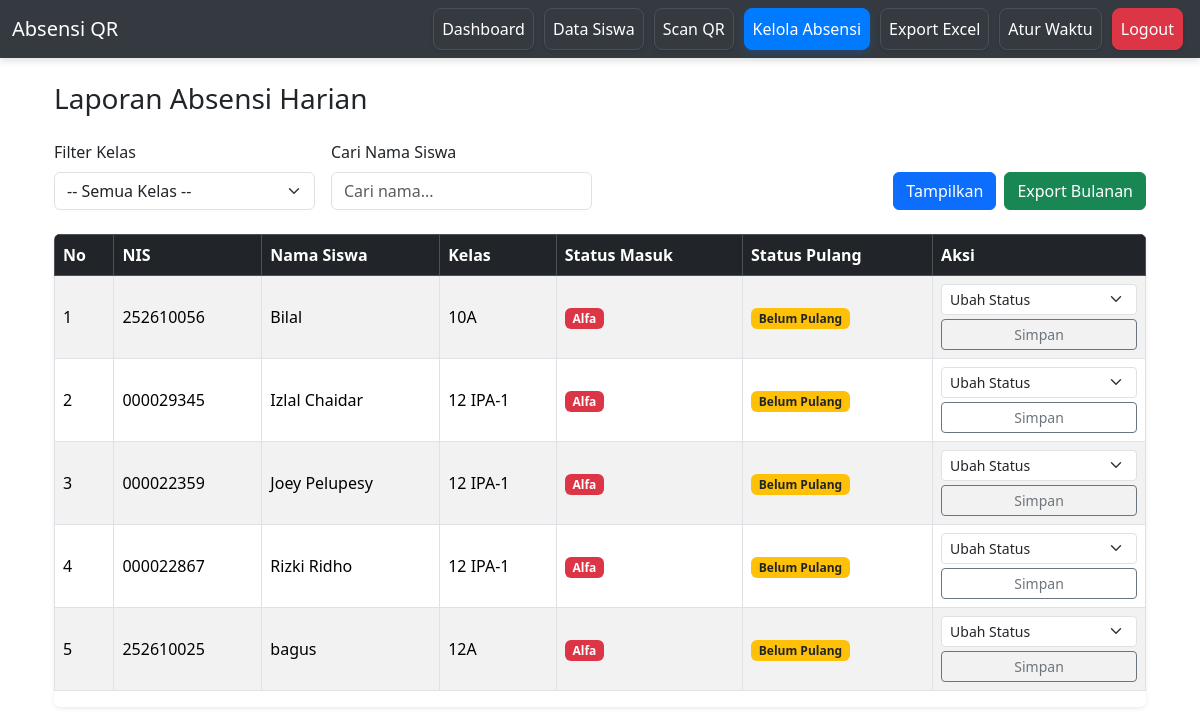
The page /absensi (signed in) on the database its author committed.
### models.py (models this page shows)
class Siswa(db.Model):
    id = db.Column(db.Integer, primary_key=True)  # Kunci utama, nilai unik untuk setiap siswa
    nis = db.Column(db.String(20), unique=True, nullable=False) # NIS, bersifat unik & tidak boleh kosong
    nama = db.Column(db.String(100), nullable=False) # Nama siswa, tidak boleh kosong
    kelas = db.Column(db.String(50)) # Kelas siswa
    no_hp_ortu = db.Column(db.String(20)) # Nomor HP orang tua
    qr_path = db.Column(db.String(200)) # Lokasi file QR code yang disimpan

### app.py (the view, shortened to what this page needs)
@app.route("/absensi", methods=["GET"])
def absensi():
    auth_check = check_admin_session()
    if auth_check:
        return auth_check
    hari_ini = datetime.today().date()
    kelas_list = [k[0] for k in db.session.query(Siswa.kelas).distinct().order_by(Siswa.kelas).all()]
    kelas = request.args.get("kelas")
    siswa_query = Siswa.query
    if kelas:
        siswa_query = siswa_query.filter_by(kelas=kelas)
    semua_siswa = siswa_query.order_by(Siswa.nama.asc()).all()
    nis_list = [s.nis for s in semua_siswa]
    absensi_hari_ini = Absensi.query.filter(
        Absensi.tanggal == hari_ini,
        Absensi.nis.in_(nis_list)
    ).all()
    data_absensi = {}
    for siswa in semua_siswa:
        data_absensi[siswa.nis] = {
            "siswa": siswa,
            "masuk": None,
            "pulang": None
        }
    return render_template(
        "absensi.html",
        data_absensi=data_absensi,
        kelas_list=kelas_list,
        kelas=kelas
    )

### app.py (called while the page is built)
def check_admin_session():
    if "admin" not in session:
        return redirect(url_for("login"))
    return None

### templates/absensi.html (shortened to what this page needs)
{% extends "base.html" %}
{% block content %}
<div class="container my-4">
    <h3 class="mb-4">Laporan Absensi Harian</h3>
    <form method="GET" class="row g-3 mb-4 align-items-end">
        <div class="col-md-3">
            <label for="kelas" class="form-label">Filter Kelas</label>
            <select id="kelas" name="kelas" class="form-select">
                <option value="">-- Semua Kelas --</option>
            </select>
        </div>
        <div class="col-md-3">
            <label for="searchInput" class="form-label">Cari Nama Siswa</label>
            <input type="text" id="searchInput" class="form-control" placeholder="Cari nama...">
        </div>
        <div class="col-md-6 d-flex justify-content-end gap-2">
            <button type="submit" class="btn btn-primary">Tampilkan</button>
            <a href="{{ url_for('export_laporan') }}" class="btn btn-success">
                 Export Bulanan
            </a>
        </div>
    </form>
    <div class="table-responsive shadow-sm rounded">
        <table class="table table-bordered table-striped table-hover align-middle" id="absensiTable">
            <thead class="table-dark">
                <tr>
                    <th>No</th>
                    <th>NIS</th>
                    <th>Nama Siswa</th>
                    <th>Kelas</th>
                    <th>Status Masuk</th>
                    <th>Status Pulang</th>
                    <th>Aksi</th>
                </tr>
            </thead>
            <tbody>
                {% for nis, data in data_absensi.items() %}
                <tr>
                    <td>{{ loop.index }}</td>
                    <td>{{ data.siswa.nis }}</td>
                    <td>{{ data.siswa.nama }}</td>
                    <td>{{ data.siswa.kelas }}</td>
                    <td>
                        {% if data.masuk %}
                            <span class="badge bg-{{ data.masuk.status | get_badge_color }}">{{ data.masuk.status }}</span>
                            {% if data.masuk.waktu %}
                            <br><small class="text-muted">{{ data.masuk.waktu.strftime('%H:%M') }}</small>
                            {% endif %}
                        {% else %}
                            <span class="badge bg-danger">Alfa</span>
                        {% endif %}
                    </td>
                    <td>
                        {% if data.pulang %}
                            <span class="badge bg-{{ data.pulang.status | get_badge_color }}">{{ data.pulang.status }}</span>
                            {% if data.pulang.waktu %}
                            <br><small class="text-muted">{{ data.pulang.waktu.strftime('%H:%M') }}</small>
                            {% endif %}
                        {% else %}
                            <span class="badge bg-warning text-dark">Belum Pulang</span>
                        {% endif %}
                    </td>
                    <td>
                        <form action="{{ url_for('update_absensi', nis=nis) }}" method="POST">
                            <select name="status" class="form-select form-select-sm mb-1" required>
                                <option value="" disabled selected>Ubah Status</option>
                            </select>
                            <button type="submit" class="btn btn-sm btn-outline-secondary w-100">Simpan</button>
                        </form>
                    </td>
                </tr>
                {% else %}
                <tr>
                    <td colspan="7" class="text-center text-muted py-3">Tidak ada data siswa ditemukan.</td>
                </tr>
                {% endfor %}
            </tbody>
        </table>
    </div>
</div>
{% endblock %}

### rows shown on the page
Siswa: siswa.nis "252610056", siswa.nama "Bilal", siswa.kelas "10A"
Siswa: siswa.nis "000029345", siswa.nama "Izlal Chaidar", siswa.kelas "12 IPA-1"
Siswa: siswa.nis "000022359", siswa.nama "Joey Pelupesy", siswa.kelas "12 IPA-1"
Siswa: siswa.nis "000022867", siswa.nama "Rizki Ridho", siswa.kelas "12 IPA-1"
Siswa: siswa.nis "252610025", siswa.nama "bagus", siswa.kelas "12A"
